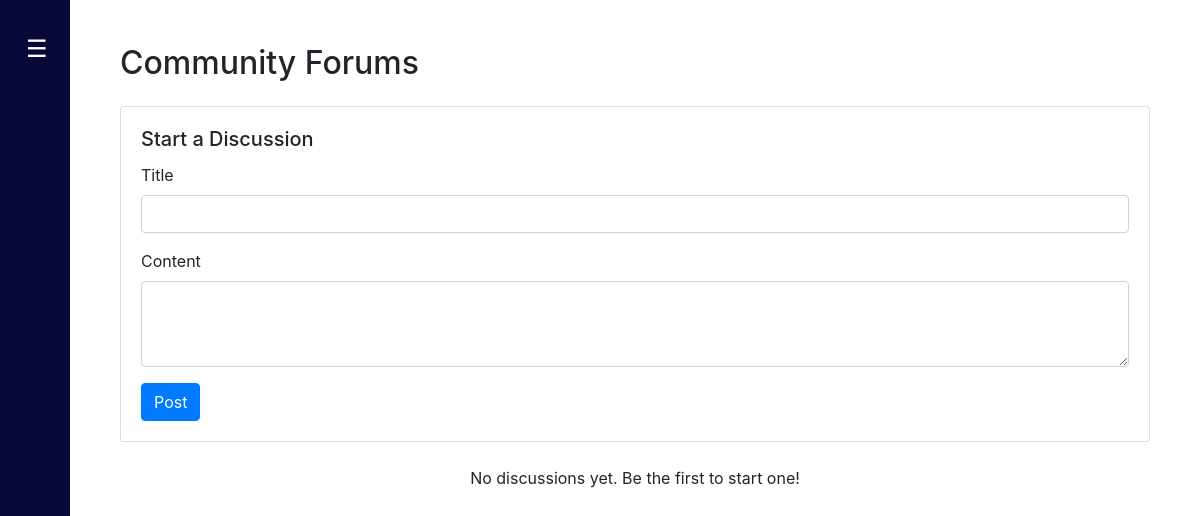
The page /forums (signed in) on the database as committed earlier.
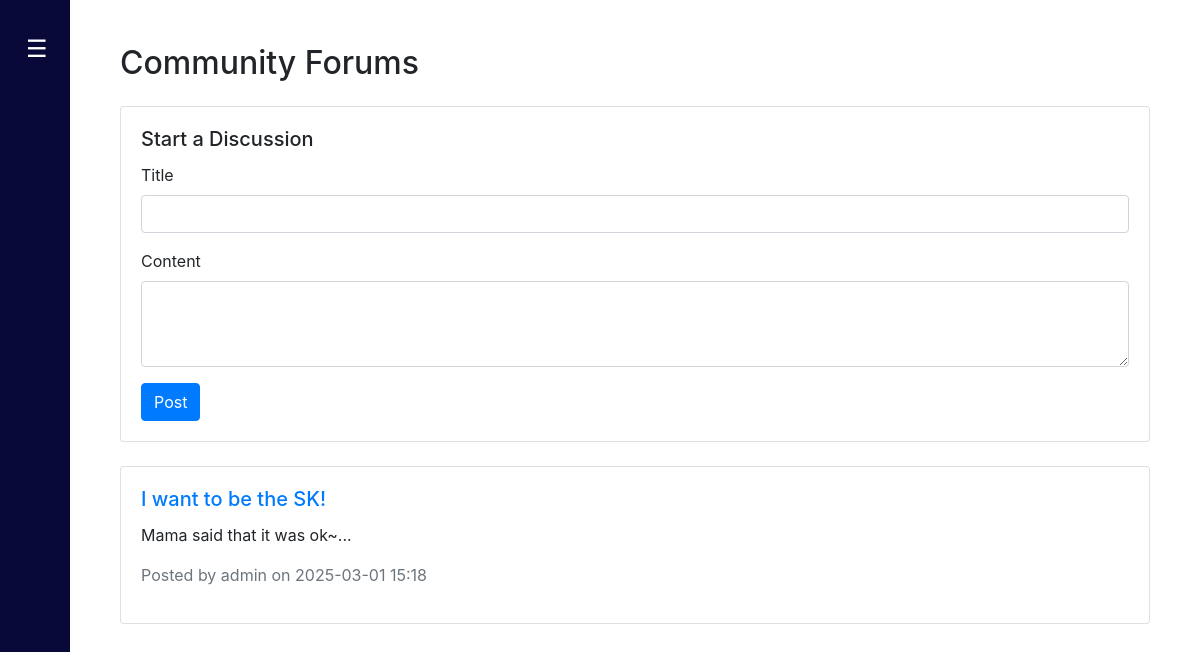
The same page on the database as committed later.
### Website/models.py (models this page shows, shortened)
class ForumPost(db.Model):
    id = db.Column(db.Integer, primary_key=True)
    title = db.Column(db.String(255), nullable=False)
    content = db.Column(db.Text, nullable=False)
    created_at = db.Column(db.DateTime, default=db.func.current_timestamp())
    user_id = db.Column(db.Integer, db.ForeignKey('user.id'), nullable=False)
    user = db.relationship('User', backref='forum_posts')

class User(db.Model, UserMixin):
    id = db.Column(db.Integer, primary_key=True)
    email = db.Column(db.String(150), unique=True, nullable=False)
    firstName = db.Column(db.String(150), nullable=False)  # For first name
    password = db.Column(db.String(150), nullable=False)  # For storing password hash
    is_admin = db.Column(db.Boolean, default=False)  # Optional: for admin flag

### Website/views.py (the view)
@views.route('/forums')
@login_required
def forums():
    posts = ForumPost.query.order_by(ForumPost.created_at.desc()).all()
    return render_template("forums.html", posts=posts, user=current_user)

### Website/templates/forums.html (shortened to what this page needs)
{% extends "base.html" %}
{% block content %}
<div class="container mt-4">
    <h2 class="mb-4">Community Forums</h2>
    {% if user.is_authenticated %}
    <div class="card mb-4">
        <div class="card-body">
            <h5 class="card-title">Start a Discussion</h5>
            <form method="POST" action="{{ url_for('views.add_forum_post') }}">
                <div class="form-group">
                    <label for="title">Title</label>
                    <input type="text" class="form-control" id="title" name="title" required>
                </div>
                <div class="form-group">
                    <label for="content">Content</label>
                    <textarea class="form-control" id="content" name="content" rows="3" required></textarea>
                </div>
                <button type="submit" class="btn btn-primary">Post</button>
            </form>
        </div>
    </div>
    {% else %}
    <p class="text-center">You need to <a href="{{ url_for('auth.login') }}">log in</a> to start a discussion.</p>
    {% endif %}
    <div class="forum-posts">
        {% for post in posts %}
        <div class="card mb-3">
            <div class="card-body">
                <h5 class="card-title">
                    <a href="{{ url_for('views.forum_post', post_id=post.id) }}">{{ post.title }}</a>
                </h5>
                <p class="card-text">{{ post.content[:200] }}...</p>
                <p class="text-muted">Posted by {{ post.user.firstName }} on {{ post.created_at.strftime('%Y-%m-%d %H:%M') }}</p>
            </div>
        </div>
        {% else %}
        <p class="text-center">No discussions yet. Be the first to start one!</p>
        {% endfor %}
    </div>
</div>
{% endblock %}

Rows that differ between the two databases and show on the page:
added ForumPost: title "I want to be the SK!", content "Mama said that it was ok~", user.firstName "admin", created_at "2025-03-01 15:18"
Other text that changed with them:
text no longer shown: "No discussions yet. Be the first to start one!"
